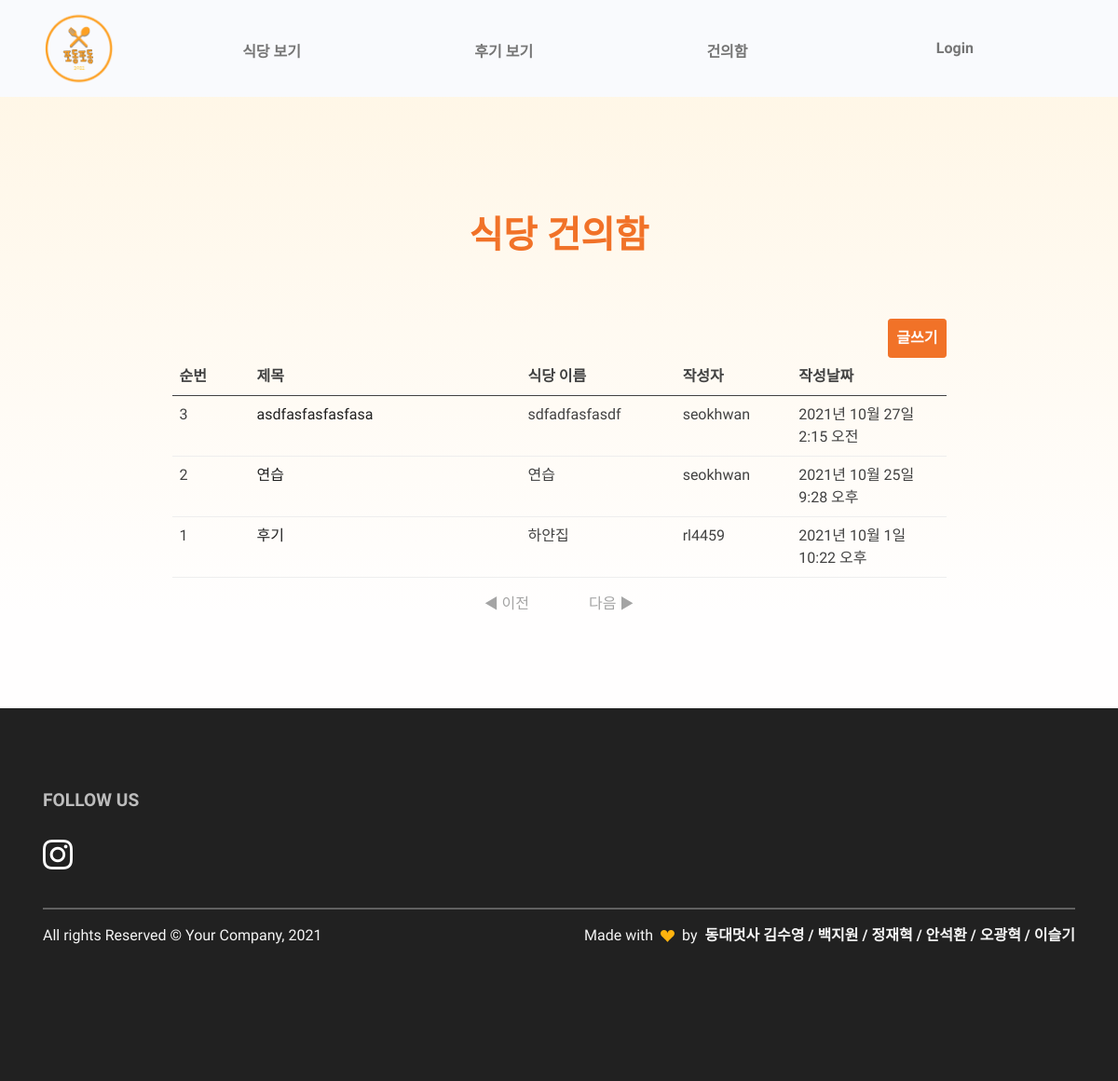
Before: /board/board_main with the older database file.
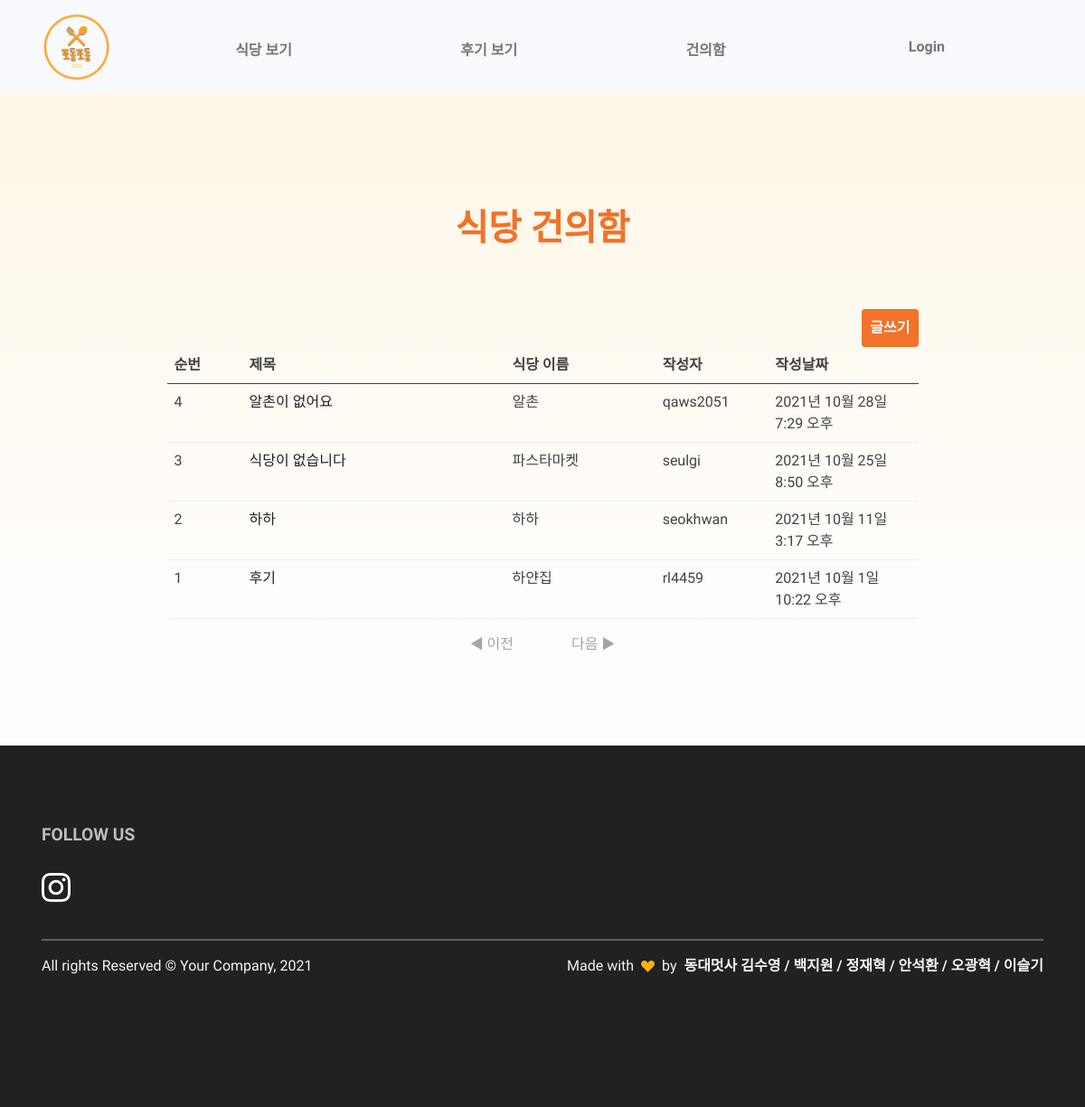
After: the same page with the newer database file.
### board/models.py (models this page shows, shortened)
class Board(models.Model):
    id = models.AutoField(primary_key=True)
    title = models.CharField(max_length=2000)
    cafeteria = models.CharField(max_length=2000)
    writer = models.ForeignKey(User, on_delete=models.CASCADE)
    date = models.DateTimeField()
    body = models.TextField()

### board/views.py (the view)
# urls.py: path('board_main',board_main,name='board_main'),
def board_main(request):
    boards = Board.objects.all().order_by('-date')
    return render(request,'board/board_main.html',{'boards':boards})

### board/templates/board/board_main.html (shortened to what this page needs)
{% extends 'base.html' %}
{% load static %}
{% block content %}
<link rel="stylesheet" href="{% static 'css/board.css'%}?ab">
<section class="py-0 bg-primary-gradient">
    <div class = 'container'>
        <div class="row justify-content-center g-0">
            <div class="col-xl-9">
                <div class="col-lg-6 text-center mx-auto mb-3 mb-md-5 mt-4">
                    <h5 class="fw-bold text-danger fs-3 fs-lg-5 lh-sm my-6" style="margin-top:8rem !important;">식당 건의함</h5>
                </div>
                <div class = "board_main">
                    <a href = "{% url 'board:request_new' %}"><button class="btn btn-danger" style="padding:0.5rem;" type="submit">
                        글쓰기
                      </button></a>
                      <table class="table d-none d-sm-table">
                        <thead>
                            <tr class="thead col-xs-1">
                                <th scope="col" id = 'board_num'>순번</th>
                                <th scope="col" id = 'board_title'>제목</th>
                                <th scope='col' id = 'board_cafeteria'>식당 이름</th>
                                <th scope="col" id = 'board_writer'>작성자</th>
                                <th scope="col" id = 'board_date'>작성날짜</th>
                        </thead>
                        <tbody>
                            {% for board in boards %}
                            <tr>
                                <td>{{ forloop.revcounter }}</td>
                                <td><a id = 'board_title_a' href="{% url 'board:request_detail' board.id %}">{{board.title}}</a></td>
                                <td>{{board.cafeteria}}</td>
                                <td>{{board.writer}}</td>
                                <td>{{board.date}}</td>
                            </tr>
                            {% endfor %}
                        </tbody>
                      </table>
                </div>
            </div>
        </div>
        <div class="page middle">
            {% if pages.has_previous %}
            <a href="?page={{pages.previous_page_number}}" class="page_click active">◀ 이전</a>
            {% else %}
            <a class="page_click nonactive">◀ 이전</a>
            {% endif %}
            {% if pages.has_next %}
            <a href="?page={{pages.next_page_number}}" class="page_click active">다음 ▶</a>
            {% else %}
            <a class="page_click nonactive">다음 ▶</a>
            {% endif %}
        </div>
    </div>
</section>
{% endblock %}

Changed rows visible on the page:
removed Board: title "asdfasfasfasfasa", cafeteria "sdfadfasfasdf", writer "seokhwan", date "2021년 10월 27일 2:15 오전"
changed Board: title "연습" → "알촌이 없어요"; cafeteria "연습" → "알촌"; writer "seokhwan" → "qaws2051"; date "2021년 10월 25일 9:28 오후" → "2021년 10월 28일 7:29 오후"
added Board: title "식당이 없습니다", cafeteria "파스타마켓", writer "seulgi", date "2021년 10월 25일 8:50 오후"
added Board: title "하하", cafeteria "하하", writer "seokhwan", date "2021년 10월 11일 3:17 오후"
